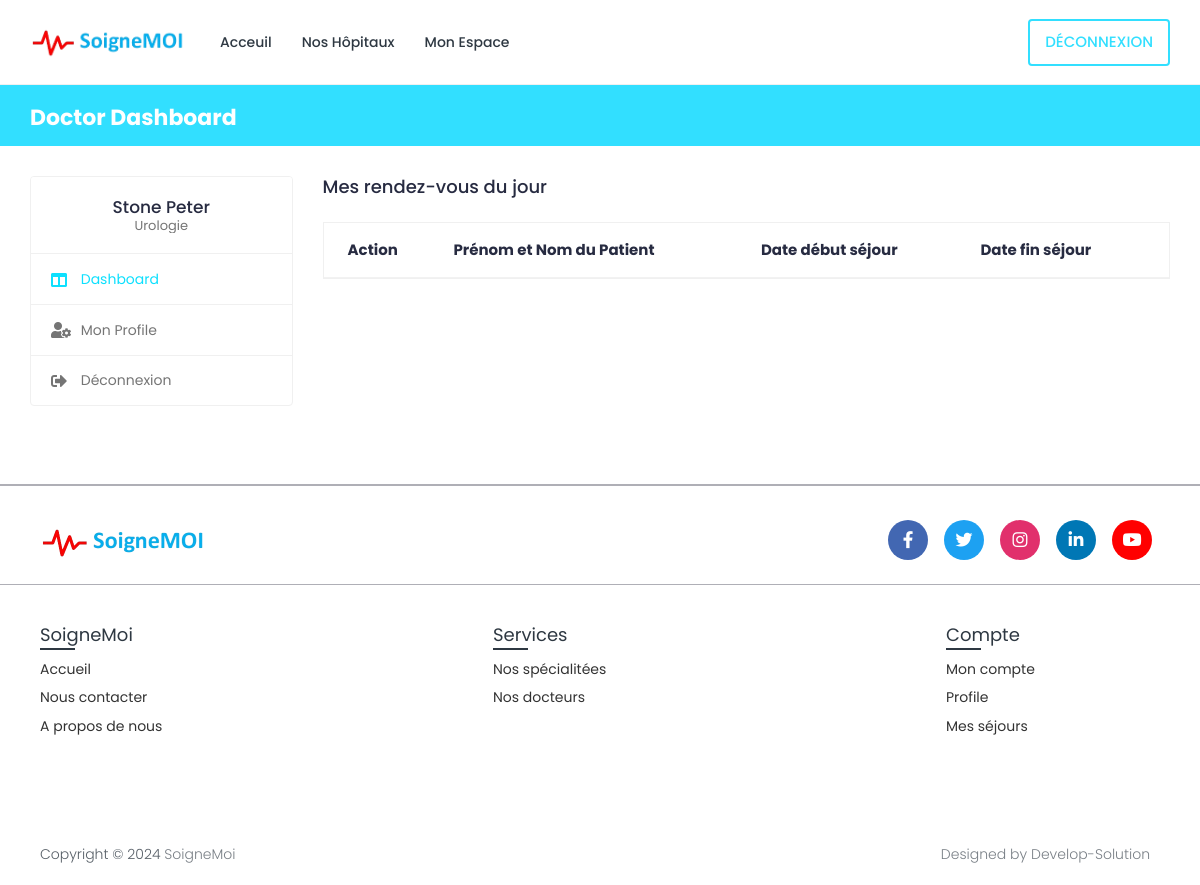
Before: /doctor-dashboard/ (signed in) with the older database file.
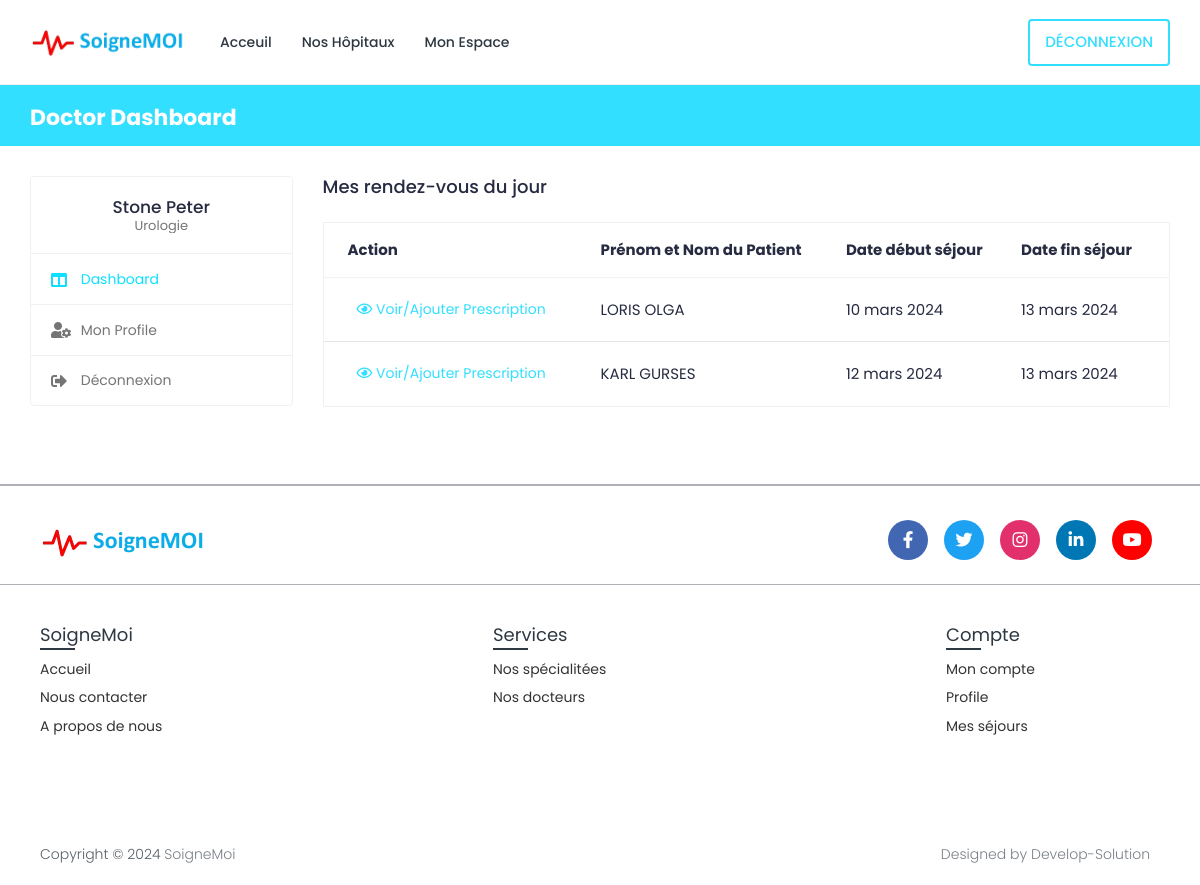
After: the same page with the newer database file.
### book/models.py (models this page shows, shortened)
class Appointment(models.Model):
    appointment_id = models.AutoField(primary_key=True)
    doctor_time_slots = models.ForeignKey(DoctorTimeSlots, null=True, on_delete=models.CASCADE)
    start_date = models.DateField(null=True, blank=True)
    end_date = models.DateField(null=True, blank=True)
    motif = models.TextField(null=False, blank=False)
    doctor = models.ForeignKey(Doctor, on_delete=models.CASCADE, null=False, blank=False)
    patient = models.ForeignKey(Patient, on_delete=models.CASCADE, null=False, blank=False)
    serial_number = models.CharField(max_length=200, null=True, blank=True)
    choise_speciality=models.ForeignKey(Specialization, on_delete=models.CASCADE, null=True, blank=True)
    class Meta:
        verbose_name_plural = "Appointment"

class Patient(models.Model):
    patient_id = models.AutoField(primary_key=True)
    user = models.OneToOneField(User, on_delete=models.CASCADE, null=True, blank=True, related_name='patient')
    first_name = models.CharField(max_length=200, null=True, blank=True)
    last_name = models.CharField(max_length=200, null=True, blank=True)
    phone_number = models.CharField(max_length=10,null=True, blank=True)
    address = models.CharField(max_length=200, null=True, blank=True)
    date_of_birth = models.DateField(null=True, blank=True)
    serial_number = models.CharField(max_length=200, null=True, blank=True)

### book/views.py (the view)
# urls.py: path('doctor-dashboard/', views.doctor_dashboard, name='doctor-dashboard'),
@csrf_exempt
@login_required(login_url="login")
@cache_control(no_cache=True, must_revalidate=True)
def doctor_dashboard(request):
    if request.user.is_authenticated:
        if request.user.is_doctor:
            if request.user.is_authenticated:
                if request.user.is_doctor:
                    doctor = Doctor.objects.get(user=request.user)
                    current_date=timezone.now().date()
                    current_date_str = str(current_date)
                    today_appointments = Appointment.objects.filter(start_date__lte=current_date, end_date__gte=current_date, doctor=doctor)
                else:
                    return redirect('doctor-logout')
                context = {'doctor': doctor,
                           'today_appointments': today_appointments,
                           'current_date': current_date_str,
                           }
                return render(request, 'book/doctors/doctor-dashboard.html', context)
    else:
        return redirect('login')

### templates/book/doctors/doctor-dashboard.html (shortened to what this page needs)
{% extends 'book/doctors/doctor-base.html' %}
{% load static %}
{% block content %}
{% load static %}
<body>
	  {% if user.is_authenticated %}
	<div class="main-wrapper">
		<div class="breadcrumb-bar">
			<div class="container-fluid">
				<div class="row align-items-center">
					<div class="col-md-12 col-12">
						<h2 class="breadcrumb-title">Doctor Dashboard</h2>
					</div>
				</div>
			</div>
		</div>
		<div class="content">
			<div class="container-fluid">
				<div class="row">
					<div class="col-md-5 col-lg-4 col-xl-3 theiaStickySidebar">
						<div>
							{% include 'book/doctors/doctor-sidebar.html' %}
						</div>
					</div>
					<div class="col-md-7 col-lg-8 col-xl-9">
						<div class="row">
							<div class="col-md-12">
								<h4 class="mb-4">Mes rendez-vous du jour</h4>
								<div class="appointment-tab">
									<div class="tab-pane" id="today-appointments">
										<div class="card card-table mb-0">
											<div class="card-body">
												<div class="table-responsive">
													<table class="table table-hover table-center mb-0">
														<thead>
															<tr>
																<th>
																	Action
																</th>
																<th>
																	Prénom et Nom du Patient
																</th>
																<th>
																	Date début séjour
																</th>
																<th>
																	Date fin séjour
																</th>
															</tr>
														</thead>
														<tbody>
															{% for today in today_appointments %}
															<tr>
																<td>
																	<div class="table-action">
																		<a href="{% url 'patient-profile' pk=today.patient.patient_id %}"class="btn btn-sm bg-info-light">
																			<i class="far fa-eye"></i>
																			 Voir/Ajouter Prescription
																		</a>
																	</div>
																</td>
																<td>
																	<a >{{today.patient.first_name}}<span> {{today.patient.last_name}}</span></a>
																</td>
																<td>
																	{{today.start_date}}
																</td>
																<td>
																	{{today.end_date}}
																</td>
															</tr>
															{% endfor %}
														</tbody>
													</table>
												</div>
											</div>
										</div>
									</div>
								</div>
							</div>
						</div>
					</div>
				</div>
			</div>
		</div>
	</div>
  {% else %}
<p>
	 Vous n'êtes pas connecté
</p>
  {% endif %}
</body>
 {% endblock content %}

Changed rows visible on the page:
added Appointment: patient.first_name "LORIS", patient.last_name "OLGA", start_date "10 mars 2024", end_date "13 mars 2024"
added Appointment: patient.first_name "KARL", patient.last_name "GURSES", start_date "12 mars 2024", end_date "13 mars 2024"
